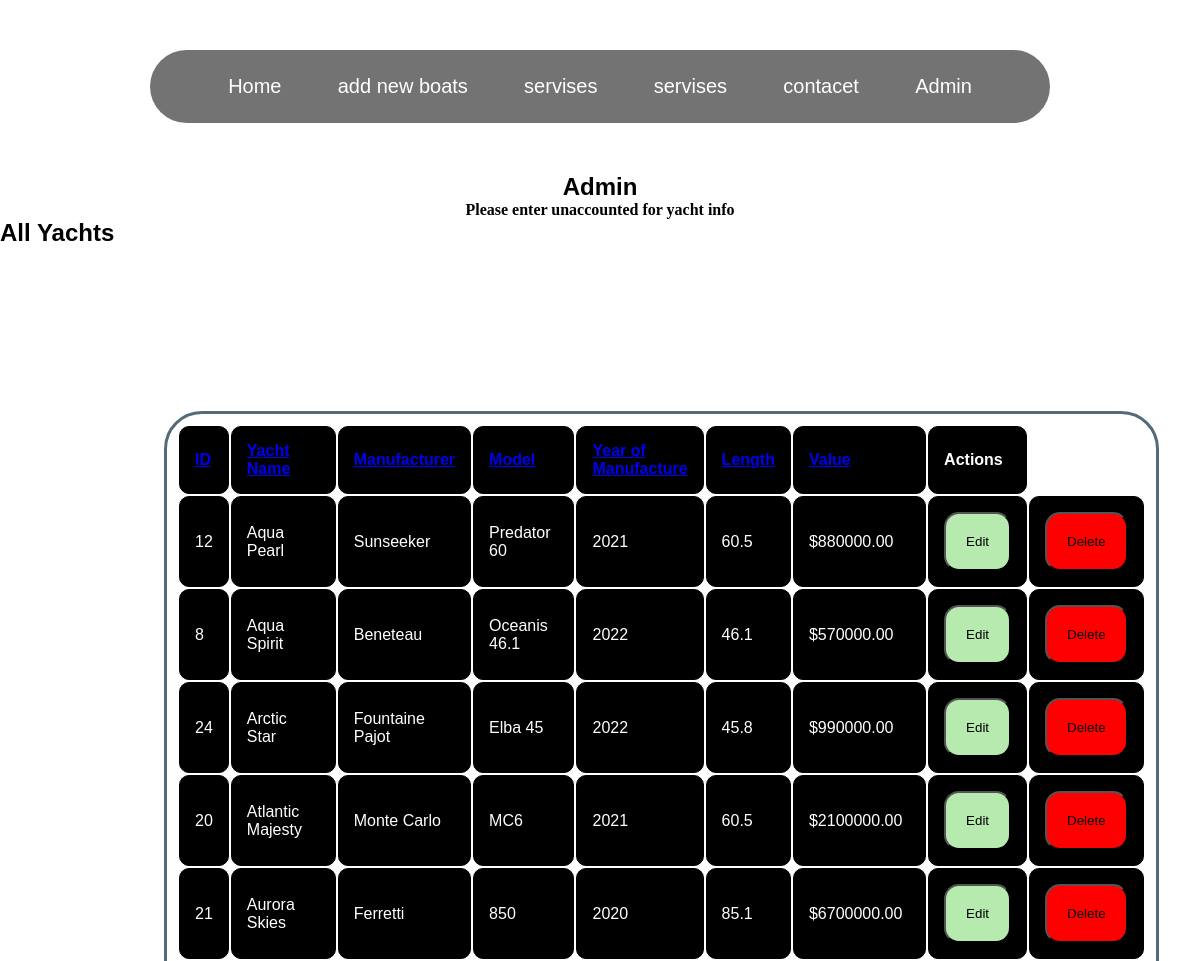
/admin (upper part), run on an earlier commit of the app's database.
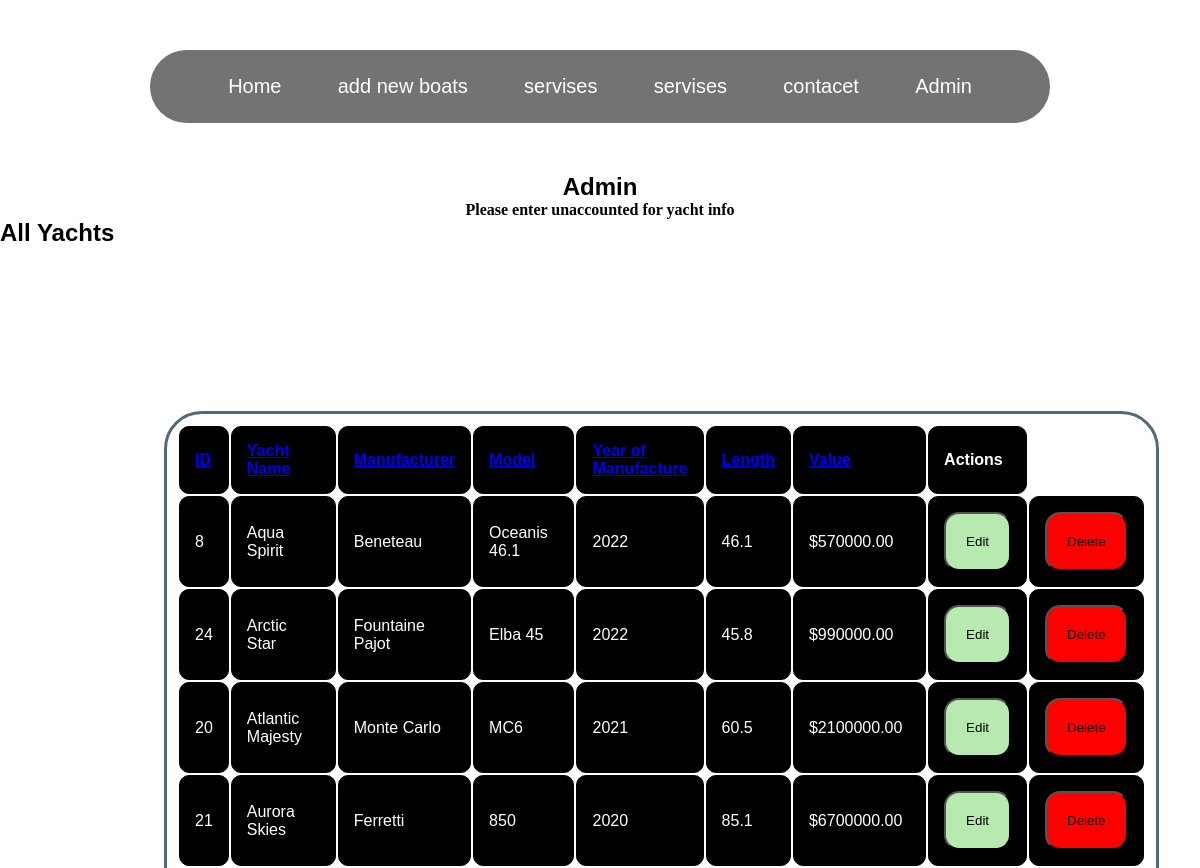
And on a later commit of the database.
### tables this page shows
CREATE TABLE yachts (
    id INTEGER PRIMARY KEY AUTOINCREMENT,
    yatch_name TEXT NOT NULL,
    manufacturer TEXT NOT NULL,
    model TEXT NOT NULL,
    year_manufacture INTEGER,
    length FLOAT,
    price FLOAT
);

### app.py (the view)
@app.route('/admin')
def admin():
    sort_by = request.args.get('sort_by', 'yatch_name')  # Default column
    sort_dir = request.args.get('sort_dir', 'asc')  # Default direction
    valid_columns = ['yatch_name', 'manufacturer', 'model', 'year_manufacture', 'length', 'price', 'id']
    if sort_by not in valid_columns:
        sort_by = 'yatch_name'
    if sort_dir not in ['asc', 'desc']:
        sort_dir = 'asc'
    conn = get_db_connection()
    if sort_by == 'id':
        sql = f"SELECT * FROM yachts ORDER BY CAST({sort_by} AS INTEGER) {sort_dir};"
    else:
        sql = f"SELECT * FROM yachts ORDER BY {sort_by} {sort_dir};"
    yachts = conn.execute(sql).fetchall()
    conn.close()
    return render_template('view_yatchs.html', yachts=yachts, sort_by=sort_by, sort_dir=sort_dir)

### app.py (called while the page is built)
def get_db_connection():
    conn = sqlite3.connect('Yatchs.db')
    conn.row_factory = sqlite3.Row
    return conn

### templates/view_yatchs.html (shortened to what this page needs)
{% extends 'home.html' %}
{% block header %}
<head>
</head>
<body>
    <h2 class="homeHeader">Admin</h2>
    <h4 class="homeDetails">Please enter unaccounted for yacht info</h4>
{% endblock %}
{% block content %}
<h2>All Yachts</h2>
<div style="margin: 12%;">
    <table>
        <thead>
            <tr>
                <th><a href="{{ url_for('admin', sort_by='id', sort_dir='desc' if sort_by == 'id' and sort_dir == 'asc' else 'asc') }}">ID</a></th>
                <th><a href="{{ url_for('admin', sort_by='yatch_name', sort_dir='desc' if sort_by == 'yatch_name' and sort_dir == 'asc' else 'asc') }}">Yacht Name</a></th>
                <th><a href="{{ url_for('admin', sort_by='manufacturer', sort_dir='desc' if sort_by == 'manufacturer' and sort_dir == 'asc' else 'asc') }}">Manufacturer</a></th>
                <th><a href="{{ url_for('admin', sort_by='model', sort_dir='desc' if sort_by == 'model' and sort_dir == 'asc' else 'asc') }}">Model</a></th>
                <th><a href="{{ url_for('admin', sort_by='year_manufacture', sort_dir='desc' if sort_by == 'year_manufacture' and sort_dir == 'asc' else 'asc') }}">Year of Manufacture</a></th>
                <th><a href="{{ url_for('admin', sort_by='length', sort_dir='desc' if sort_by == 'length' and sort_dir == 'asc' else 'asc') }}">Length</a></th>
                <th><a href="{{ url_for('admin', sort_by='price', sort_dir='desc' if sort_by == 'price' and sort_dir == 'asc' else 'asc') }}">Value</a></th>
                <th>Actions</th>
            </tr>
        </thead>
        <tbody>
            {% for yachts in yachts %}
            <tr>
                <td>{{ yachts.id }}</td>
                <td>{{ yachts.yatch_name }}</td>
                <td>{{ yachts.manufacturer }}</td>
                <td>{{ yachts.model }}</td>
                <td>{{ yachts.year_manufacture }}</td>
                <td>{{ yachts.length }}</td>
                <td>${{ yachts.price }}0</td>
                <td>
                    <form action="{{ url_for('edit_user', id=yachts.id) }}" method="post">
                        <button type="submit">Edit</button>
                    </form>
                </td>
                <td>
                    <form action="{{ url_for('delete_yatchs', id=yachts.id) }}" method="post">
                        <button id="delete" type="submit">Delete</button>
                    </form>
                </td>
            </tr>
            {% endfor %}
        </tbody>
    </table>
</div>
{% endblock %}

What changed in the data, as far as the page shows it:
removed yachts: id "12", yatch_name "Aqua Pearl", manufacturer "Sunseeker", model "Predator 60", year_manufacture "2021", length "60.5", price "880000.0"
